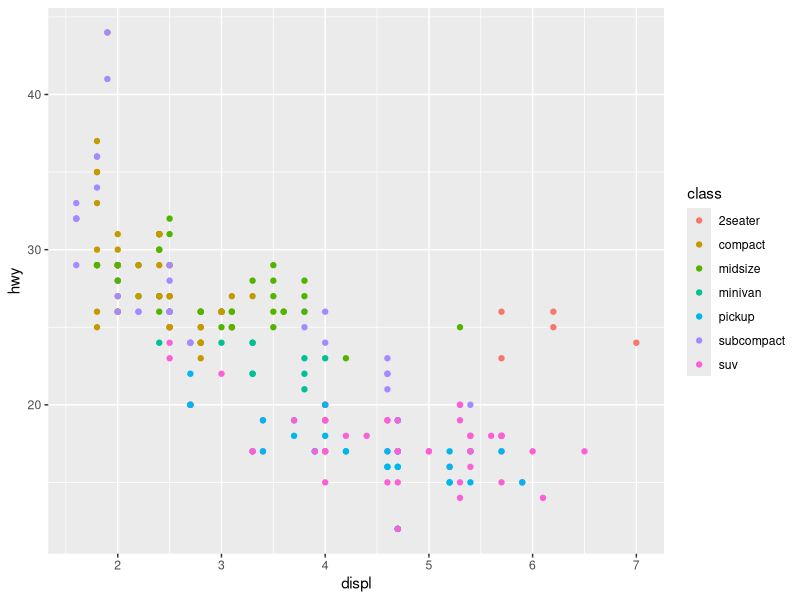
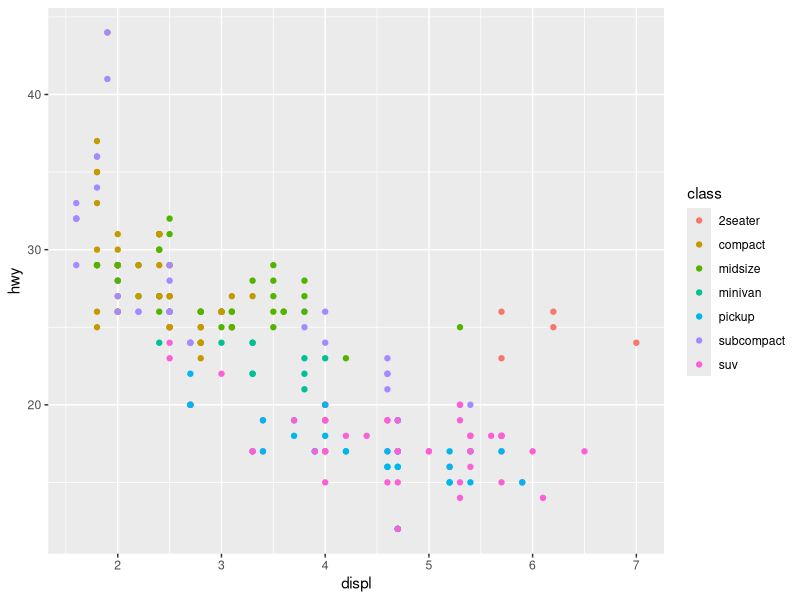
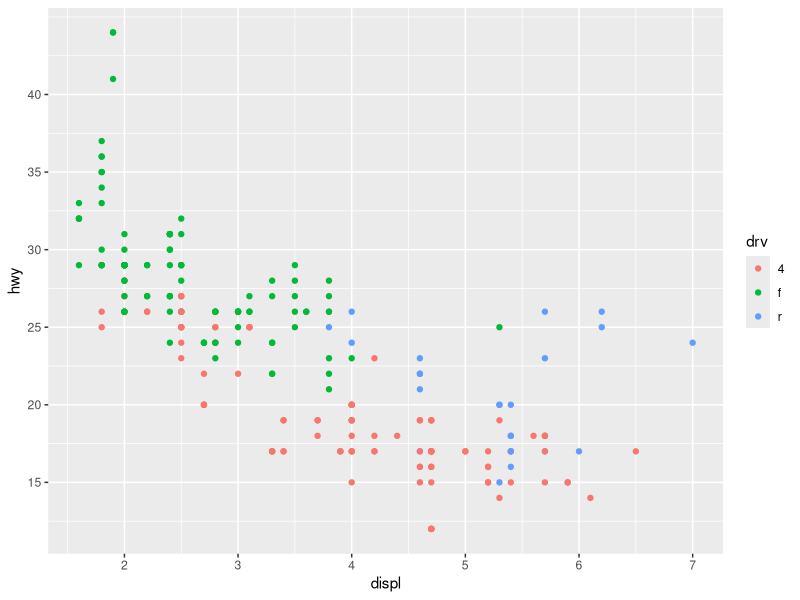
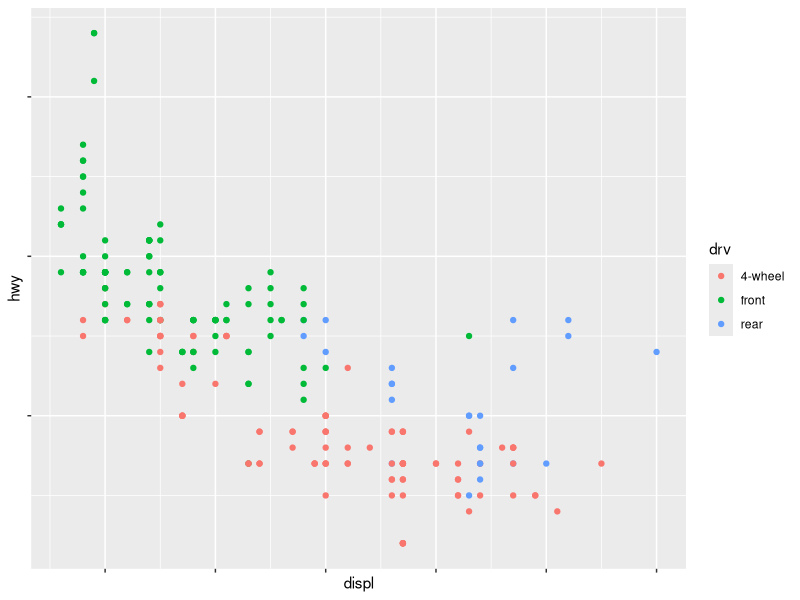
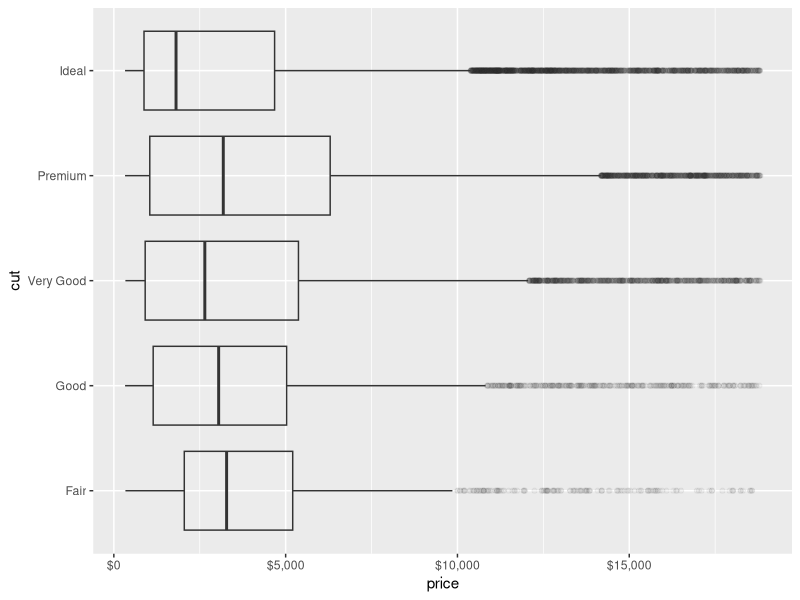
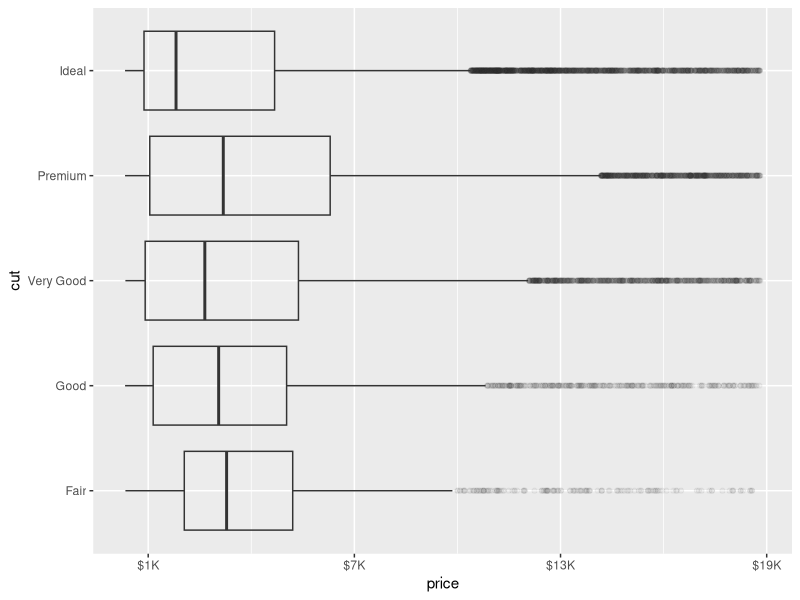
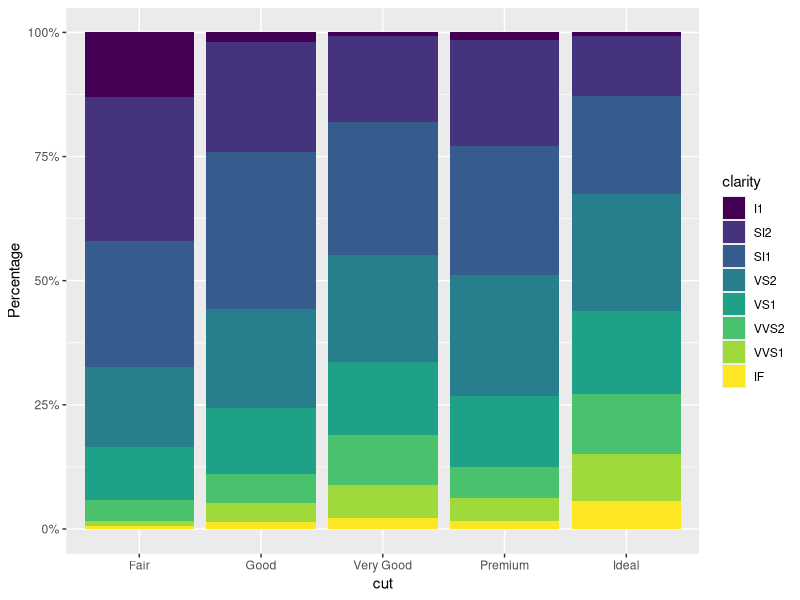
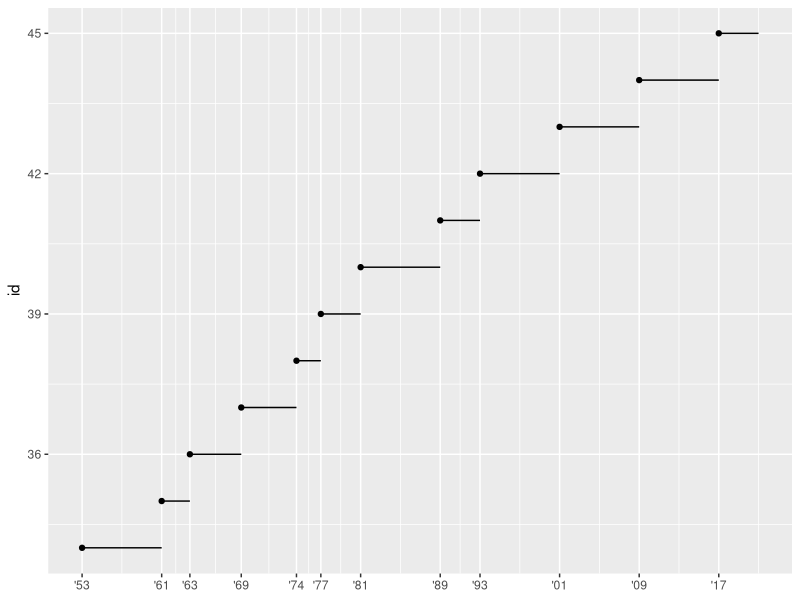

R code for these plots, in order:
{
  library(tidyverse)
  library(scales)
  library(ggrepel)
  library(patchwork)
}

# ggplot automatically adds scales
ggplot(mpg, aes(x = displ, y = hwy)) + 
  geom_point(aes(color = class))

# is equivalent to 
ggplot(mpg, aes(x = displ, y = hwy)) + 
  geom_point(aes(color = class)) +
  scale_x_continuous() + 
  scale_y_continuous() + 
  scale_color_discrete()

# scales may be continuous, discrete, datetime, or date
# default values usually do a good job, but may want to override defaults
# to tweak default scale parameters or replace the scale entirely

# axes and legends are collectively called guides
# axes for x/y aesthetics, legends for everything else
# primary arguments are breaks and labels
# breaks control tick positions, i.e. values associated with keys
# labels control text label for ticks/keys

# override default scale for y with labeled ticks every 5 mpg from 15 to 40
ggplot(mpg, aes(x = displ, y = hwy, color = drv)) + 
  geom_point() + 
  scale_y_continuous(breaks = seq(15, 40, by = 5)) 

# labels can be set to NULL to suppress labels while maintaining ticks,
# useful for maps or plots where exact numbers cannot be shared
# discrete labels categorical variables can be specified with a list of
# desired labels corresponding to the existing labels
ggplot(mpg, aes(x = displ, y = hwy, color = drv)) + 
  geom_point() + 
  scale_x_continuous(labels = NULL) + 
  scale_y_continuous(labels = NULL) + 
  scale_color_discrete(labels = c("4" = "4-wheel", "f" = "front", "r" = "rear"))

# labelling functions can be used with labels argument to format numbers

# using label_dollar() to represent currencies
ggplot(diamonds, aes(x = price, y = cut)) + 
  geom_boxplot(alpha = 0.05) + 
  scale_x_continuous(labels = label_dollar())

ggplot(diamonds, aes(x = price, y = cut)) + 
  geom_boxplot(alpha = 0.05) + 
  scale_x_continuous(
    labels = label_dollar(scale = 0.001, suffix = "K"),
    breaks = seq(1000, 19000, by = 6000)
  )

# using label_percent() so y axis displays as "Percentage" instead of "count"
ggplot(diamonds, aes(x = cut, fill = clarity)) + 
  geom_bar(position = "fill") + 
  scale_y_continuous(name = "Percentage", labels = label_percent())

# breaks can also be used in cases of few observations where showing 
# the beginning of each observation is important
presidential |> 
  mutate(id = 33 + row_number()) |> 
  ggplot(aes(x = start, y = id)) + 
  geom_point() + 
  geom_segment(aes(xend = end, yend = id)) + 
  scale_x_date(name = NULL, breaks = presidential$start, date_labels = "'%y")

# dataframe$column format is used for specifying breaks
# as it is not an aesthetic mapping

# date_labels takes a format specification similar to parse_datetime()
# date_breaks() is superseded by breaks_width()

# theme() is used for controlling non-data parts of plot
# e.g. controlling overall position of legend with theme(legend.position)
base <- ggplot(mpg, aes(x = displ, y = hwy)) + 
  geom_point(aes(color = class))

base + theme(legend.position = "right")
base + theme(legend.position = "left")
base + 
  theme(legend.position = "top") + 
  guides(color = guide_legend(nrow = 3))
base + 
  theme(legend.position = "bottom") + 
  guides(color = guide_legend(nrow = 3))


# guides() with guides_legend() or guides_colorbar() can be used to
# control the display of individual legends

# changing number of rows and size of points in legend for scatterplot
ggplot(mpg, aes(x = displ, y = hwy)) + 
  geom_point(aes(color = class)) + 
  geom_smooth(se = FALSE) + 
  theme(legend.position = "bottom") + 
  guides(color = guide_legend(nrow = 2, override.aes = list(size = 4)))


# legend should be placed at the top or bottom for short and wide plots,
# and placed to the left or right for tall and narrow plots

# scales can be replaced, often continuous position and color scales

# plotting raw carat and price values
ggplot(diamonds, aes(x - carat, y = price)) + 
  geom_bin2d()

# plotting log-transformed carat and price
ggplot(diamonds, aes(x = log10(carat), y = log10(price))) + 
  geom_bin2d()

# instead of transforming aesthetic mapping, transform the scale
# this keeps the original data scale instead of the transformed value scale
ggplot(diamonds, aes(x = carat, y = price)) + 
  geom_bin2d() + 
  scale_x_log10() + 
  scale_y_log10()

# default color scale picks evenly-spaced colors from color wheel
# ColorBrewer scales provide more colorblind-friendly schemes
ggplot(mpg, aes(x = displ, y = hwy)) + 
  geom_point(aes(color = drv))

ggplot(mpg, aes(x = displ, y = hwy)) + 
  geom_point(aes(color = drv)) + 
  scale_color_brewer(palette = "Set1")

# if only a few colors are used, adding a redundant shape mapping
# keeps the plot interpretable even without color
ggplot(mpg, aes(x = displ, y = hwy)) + 
  geom_point(aes(color = drv, shape = drv)) + 
  scale_color_brewer(palette = "Set1")

# RColorBrewer package documents color scales on https://colorbrewer2.org/
# provides sequential and diverging palettes, useful for ordered categories

# use scale_color_manual() for predefined color-value mappings
# hex color codes can be assigned manually
presidential |> 
  mutate(id = 33 + row_number()) |> 
  ggplot(aes(x = start, y = id, color = party)) + 
  geom_point() + 
  geom_segment(aes(xend = end, yend = id)) + 
  scale_color_manual(values = c(Republican = "#E81B23", Democratic = "#00AEF3"))

# viridis color scales are perceptible to various types of color blindness
# as well as perceptually uniform in color and B/W
# provides support for binned, continuous, and discrete palettes for scales

df <- tibble(
  x = rnorm(10000),
  y = rnorm(10000)
)

ggplot(df, aes(x, y)) + 
  geom_hex() + 
  coord_fixed() + 
  labs(title = "Default, continuous", x = NULL, y = NULL)

ggplot(df, aes(x, y)) + 
  geom_hex() + 
  coord_fixed() + 
  scale_fill_viridis_c() + 
  labs(title = "Viridis, continuous", x = NULL, y = NULL)

ggplot(df, aes(x, y)) + 
  geom_hex() + 
  coord_fixed() + 
  scale_fill_viridis_b() + 
  labs(title = "Viridis, binned", x = NULL, y = NULL)

# all color scales are provided in scale_color_*() and scale_fill_*() varieties

# plot limits can be controlled in 3 different ways
# adjusting what data are plotted, setting scale limits, setting xlim/ylim

ggplot(mpg, aes(x = displ, y = hwy)) + 
  geom_point(aes(color = drv)) + 
  geom_smooth()

# plotting a subset of the data affects x/y scales and smooth curve
mpg |> 
  filter(displ >= 5 & displ <= 6 & hwy >= 10 & hwy <= 25) |> 
  ggplot(aes(x = displ, y = hwy)) + 
  geom_point(aes(color = drv)) + 
  geom_smooth()

# setting limits for axis scales is equivalent to subsetting data
ggplot(mpg, aes(x = displ, y = hwy)) + 
  geom_point(aes(color = drv)) + 
  geom_smooth() + 
  scale_x_continuous(limits = c(5, 6)) + 
  scale_y_continuous(limits = c(10, 25))

# zooming with coord_cartesian keeps overall shapes of data and geoms
ggplot(mpg, aes(x = displ, y = hwy)) + 
  geom_point(aes(color = drv)) + 
  geom_smooth() + 
  coord_cartesian(xlim = c(5, 6), ylim = c(10, 25))

# expanding limits is useful when matching scales across different plots
suv <- mpg |> filter(class == "suv")
compact <- mpg |> filter(class == "compact")

ggplot(suv, aes(x = displ, y = hwy, color = drv)) + 
  geom_point()
ggplot(compact, aes(x = displ, y = hwy, color = drv)) + 
  geom_point()

# sharing scales across multiple plots can be done by using limits of full data
x_scale <- scale_x_continuous(limits = range(mpg$displ))
y_scale <- scale_y_continuous(limits = range(mpg$hwy))
col_scale <- scale_color_discrete(limits = unique(mpg$drv))


ggplot(suv, aes(x = displ, y = hwy, color = drv)) + 
  geom_point() + 
  x_scale + 
  y_scale + 
  col_scale
ggplot(compact, aes(x = displ, y = hwy, color = drv)) + 
  geom_point() + 
  x_scale + 
  y_scale + 
  col_scale

# -------------------------------------------------------------------------

# 1. Why doesn't the following code override the default scale?
ggplot(df, aes(x, y)) + 
  geom_hex() + 
  scale_color_gradient(low = "white", high = "red") + 
  coord_fixed()

# the color aesthetic for geom_hex() affects the border of the hexagons
# to fix this, use scale_fill_gradient() instead of scale_color_gradient
ggplot(df, aes(x, y)) + 
  geom_hex() + 
  scale_fill_gradient(low = "white", high = "red") + 
  coord_fixed()


# 2. What is the first argument to every scale? How does it compare to labs()?
# The first argument is the name of the scale. 

# The scale name appears as the label for the axis specified by the scale
ggplot(mpg, aes(x = displ, y = hwy)) + 
  geom_point(aes(color = class)) +
  scale_x_continuous(name = "XLabel_scale") +
  scale_y_continuous(name = "YLabel_scale")

# this is equivalent to using labs() and assigning a string for the axis label
ggplot(mpg, aes(x = displ, y = hwy)) + 
  geom_point(aes(color = class)) +
  labs(x = "XLabel_labs", y = "YLabel_labs")


# 3. Change the display of the presidential terms by:
# combining the two variants that customize colors and axis breaks.
# improving the display of the y axis.
# labeling each term with the name of the president.
# adding informative plot labels.
# placing breaks every 4 years.

presidential |> 
  mutate(
    id = 33 + row_number(),
    name_label = str_c(name, " ", id)
    ) |> 
  ggplot(aes(x = start, y = id)) + 
  geom_point(aes(color = party)) + 
  geom_segment(aes(xend = end, yend = id, color = party)) + 
  geom_text( # labeling each term with the name of the president
    aes(label = name), 
    hjust = 0, 
    vjust = -0.5
  ) + 
  scale_color_manual( # customize colors
    values = c(Republican = "#E81B23", Democratic = "#00AEF3")
  ) + 
  scale_x_date( # customize x axis breaks, place breaks every 4 years
    breaks = presidential$start, 
    date_breaks = "4 years",
    date_labels = "'%y"
  ) + 
  scale_y_continuous( # improve display of y axis
    breaks = 34:45
  ) + 
  theme(
    panel.grid.minor = element_blank() # hide minor grid lines
  ) + 
  labs( # adding informative plot labels
    title = "Terms of US Presidents 34-45",
    subtitle = "From Eisenhower to Trump",
    x = "Term",
    y = "President"
  )

# 4. First, create the following plot. Then, modify the code
# using override.aes to make the legend easier to see.
ggplot(diamonds, aes(x = carat, y = price)) + 
  geom_point(aes(color = cut), alpha = 0.05) + 
  guides(color = guide_legend(override.aes = list(size = 5, alpha = 1)))
